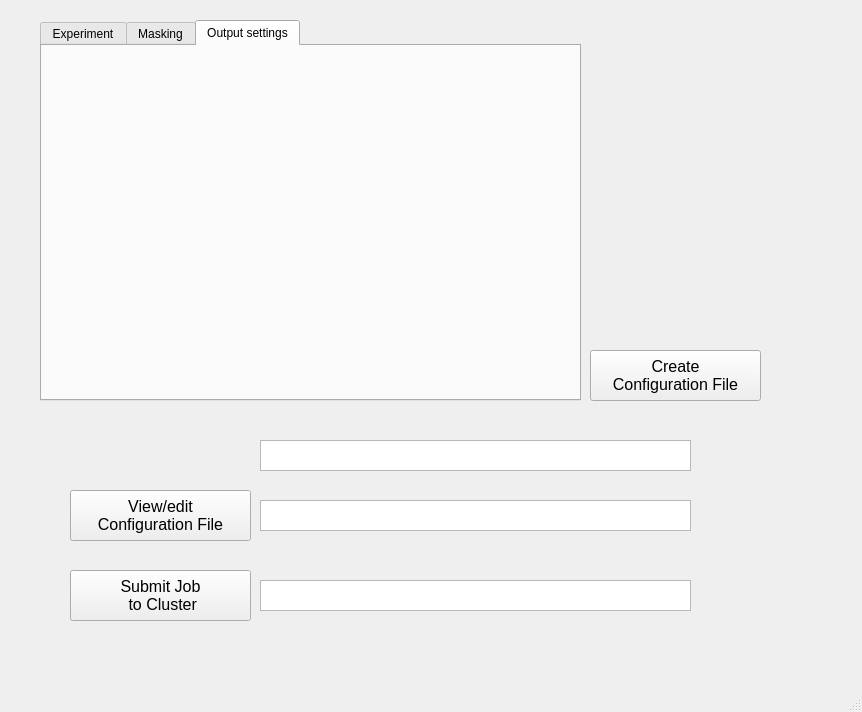
<?xml version="1.0" encoding="UTF-8"?>
<ui version="4.0">
 <class>ConfigCreator</class>
 <widget class="QMainWindow" name="ConfigCreator">
  <property name="geometry">
   <rect>
    <x>0</x>
    <y>0</y>
    <width>862</width>
    <height>712</height>
   </rect>
  </property>
  <property name="windowTitle">
   <string>Fast RSM Config Creator</string>
  </property>
  <widget class="QWidget" name="centralwidget">
   <widget class="QTabWidget" name="tabWidget">
    <property name="geometry">
     <rect>
      <x>40</x>
      <y>20</y>
      <width>541</width>
      <height>381</height>
     </rect>
    </property>
    <property name="currentIndex">
     <number>2</number>
    </property>
    <widget class="QWidget" name="tab">
     <attribute name="title">
      <string>Experiment</string>
     </attribute>
     <widget class="QLabel" name="label_3">
      <property name="geometry">
       <rect>
        <x>10</x>
        <y>130</y>
        <width>111</width>
        <height>61</height>
       </rect>
      </property>
      <property name="font">
       <font>
        <pointsize>12</pointsize>
       </font>
      </property>
      <property name="mouseTracking">
       <bool>false</bool>
      </property>
      <property name="toolTip">
       <string/>
      </property>
      <property name="toolTipDuration">
       <number>-1</number>
      </property>
      <property name="statusTip">
       <string/>
      </property>
      <property name="whatsThis">
       <string/>
      </property>
      <property name="text">
       <string>Map 
per image</string>
      </property>
     </widget>
     <widget class="QComboBox" name="comboBox">
      <property name="geometry">
       <rect>
        <x>100</x>
        <y>40</y>
        <width>161</width>
        <height>31</height>
       </rect>
      </property>
      <property name="font">
       <font>
        <pointsize>12</pointsize>
       </font>
      </property>
      <property name="toolTip">
       <string>How was your sample mounted?</string>
      </property>
      <item>
       <property name="text">
        <string>'vertical'</string>
       </property>
      </item>
      <item>
       <property name="text">
        <string>'horizontal'</string>
       </property>
      </item>
      <item>
       <property name="text">
        <string>'DCD'</string>
       </property>
      </item>
     </widget>
     <widget class="QComboBox" name="comboBox_2">
      <property name="geometry">
       <rect>
        <x>100</x>
        <y>100</y>
        <width>161</width>
        <height>31</height>
       </rect>
      </property>
      <property name="font">
       <font>
        <pointsize>12</pointsize>
       </font>
      </property>
      <property name="toolTip">
       <string>The year the experiment took place</string>
      </property>
      <item>
       <property name="text">
        <string>'2023'</string>
       </property>
      </item>
      <item>
       <property name="text">
        <string>'2022'</string>
       </property>
      </item>
      <item>
       <property name="text">
        <string>'2021'</string>
       </property>
      </item>
      <item>
       <property name="text">
        <string>'2020'</string>
       </property>
      </item>
      <item>
       <property name="text">
        <string>'2019'</string>
       </property>
      </item>
      <item>
       <property name="text">
        <string>'2018'</string>
       </property>
      </item>
      <item>
       <property name="text">
        <string>'2017'</string>
       </property>
      </item>
      <item>
       <property name="text">
        <string>'2016'</string>
       </property>
      </item>
     </widget>
     <widget class="QComboBox" name="comboBox_3">
      <property name="geometry">
       <rect>
        <x>100</x>
        <y>150</y>
        <width>161</width>
        <height>31</height>
       </rect>
      </property>
      <property name="font">
       <font>
        <pointsize>12</pointsize>
       </font>
      </property>
      <property name="toolTip">
       <string>Set to true if you are wanting to map each image individually  i.e. if you have done a scan positioned at the same point in reciprocal space and measured the change in signal</string>
      </property>
      <item>
       <property name="text">
        <string>'True'</string>
       </property>
      </item>
      <item>
       <property name="text">
        <string>'False'</string>
       </property>
      </item>
     </widget>
     <widget class="QLabel" name="label_2">
      <property name="geometry">
       <rect>
        <x>20</x>
        <y>90</y>
        <width>71</width>
        <height>31</height>
       </rect>
      </property>
      <property name="font">
       <font>
        <pointsize>12</pointsize>
       </font>
      </property>
      <property name="mouseTracking">
       <bool>false</bool>
      </property>
      <property name="toolTip">
       <string/>
      </property>
      <property name="toolTipDuration">
       <number>-1</number>
      </property>
      <property name="statusTip">
       <string/>
      </property>
      <property name="whatsThis">
       <string/>
      </property>
      <property name="text">
       <string>Year</string>
      </property>
     </widget>
     <widget class="QLabel" name="label">
      <property name="geometry">
       <rect>
        <x>20</x>
        <y>40</y>
        <width>71</width>
        <height>31</height>
       </rect>
      </property>
      <property name="font">
       <font>
        <pointsize>12</pointsize>
       </font>
      </property>
      <property name="mouseTracking">
       <bool>false</bool>
      </property>
      <property name="toolTip">
       <string/>
      </property>
      <property name="toolTipDuration">
       <number>-1</number>
      </property>
      <property name="statusTip">
       <string/>
      </property>
      <property name="whatsThis">
       <string/>
      </property>
      <property name="text">
       <string>Setup</string>
      </property>
     </widget>
    </widget>
    <widget class="QWidget" name="tab_2">
     <attribute name="title">
      <string>Masking</string>
     </attribute>
    </widget>
    <widget class="QWidget" name="tab_3">
     <attribute name="title">
      <string>Output settings</string>
     </attribute>
    </widget>
   </widget>
   <widget class="QPushButton" name="pushButton_2">
    <property name="geometry">
     <rect>
      <x>70</x>
      <y>490</y>
      <width>181</width>
      <height>51</height>
     </rect>
    </property>
    <property name="font">
     <font>
      <pointsize>12</pointsize>
     </font>
    </property>
    <property name="text">
     <string>View/edit 
Configuration File</string>
    </property>
   </widget>
   <widget class="QPushButton" name="pushButton_3">
    <property name="geometry">
     <rect>
      <x>70</x>
      <y>570</y>
      <width>181</width>
      <height>51</height>
     </rect>
    </property>
    <property name="font">
     <font>
      <pointsize>12</pointsize>
     </font>
    </property>
    <property name="text">
     <string>Submit Job
 to Cluster</string>
    </property>
   </widget>
   <widget class="QTextEdit" name="textEdit">
    <property name="geometry">
     <rect>
      <x>260</x>
      <y>440</y>
      <width>431</width>
      <height>31</height>
     </rect>
    </property>
   </widget>
   <widget class="QTextEdit" name="textEdit_2">
    <property name="geometry">
     <rect>
      <x>260</x>
      <y>500</y>
      <width>431</width>
      <height>31</height>
     </rect>
    </property>
   </widget>
   <widget class="QTextEdit" name="textEdit_3">
    <property name="geometry">
     <rect>
      <x>260</x>
      <y>580</y>
      <width>431</width>
      <height>31</height>
     </rect>
    </property>
   </widget>
   <widget class="QPushButton" name="pushButton">
    <property name="geometry">
     <rect>
      <x>590</x>
      <y>350</y>
      <width>171</width>
      <height>51</height>
     </rect>
    </property>
    <property name="font">
     <font>
      <pointsize>12</pointsize>
      <weight>50</weight>
      <bold>false</bold>
     </font>
    </property>
    <property name="text">
     <string>Create 
Configuration File</string>
    </property>
   </widget>
  </widget>
  <widget class="QStatusBar" name="statusbar"/>
 </widget>
 <resources/>
 <connections/>
</ui>
